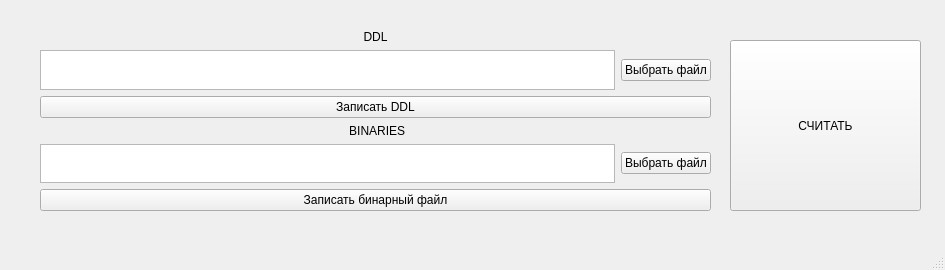
<?xml version="1.0" encoding="UTF-8"?>
<ui version="4.0">
 <class>MainWindow</class>
 <widget class="QMainWindow" name="MainWindow">
  <property name="geometry">
   <rect>
    <x>0</x>
    <y>0</y>
    <width>945</width>
    <height>270</height>
   </rect>
  </property>
  <property name="windowTitle">
   <string>MainWindow</string>
  </property>
  <widget class="QWidget" name="centralwidget">
   <widget class="QPushButton" name="pushButton_5">
    <property name="geometry">
     <rect>
      <x>730</x>
      <y>40</y>
      <width>191</width>
      <height>171</height>
     </rect>
    </property>
    <property name="text">
     <string>СЧИТАТЬ</string>
    </property>
   </widget>
   <widget class="QWidget" name="">
    <property name="geometry">
     <rect>
      <x>40</x>
      <y>30</y>
      <width>671</width>
      <height>181</height>
     </rect>
    </property>
    <layout class="QVBoxLayout" name="verticalLayout_3">
     <item>
      <layout class="QVBoxLayout" name="verticalLayout">
       <item>
        <widget class="QLabel" name="label">
         <property name="layoutDirection">
          <enum>Qt::LeftToRight</enum>
         </property>
         <property name="text">
          <string>DDL</string>
         </property>
         <property name="scaledContents">
          <bool>true</bool>
         </property>
         <property name="alignment">
          <set>Qt::AlignCenter</set>
         </property>
        </widget>
       </item>
       <item>
        <layout class="QHBoxLayout" name="horizontalLayout">
         <item>
          <widget class="QTextEdit" name="textEdit_2"/>
         </item>
         <item>
          <widget class="QPushButton" name="pushButton">
           <property name="text">
            <string>Выбрать файл</string>
           </property>
          </widget>
         </item>
        </layout>
       </item>
       <item>
        <widget class="QPushButton" name="pushButton_3">
         <property name="text">
          <string>Записать DDL</string>
         </property>
        </widget>
       </item>
      </layout>
     </item>
     <item>
      <layout class="QVBoxLayout" name="verticalLayout_2">
       <item>
        <widget class="QLabel" name="label_2">
         <property name="text">
          <string> BINARIES</string>
         </property>
         <property name="alignment">
          <set>Qt::AlignCenter</set>
         </property>
        </widget>
       </item>
       <item>
        <layout class="QHBoxLayout" name="horizontalLayout_2">
         <item>
          <widget class="QTextEdit" name="textEdit"/>
         </item>
         <item>
          <widget class="QPushButton" name="pushButton_2">
           <property name="text">
            <string>Выбрать файл</string>
           </property>
          </widget>
         </item>
        </layout>
       </item>
       <item>
        <widget class="QPushButton" name="pushButton_4">
         <property name="text">
          <string>Записать бинарный файл</string>
         </property>
        </widget>
       </item>
      </layout>
     </item>
    </layout>
   </widget>
  </widget>
  <widget class="QMenuBar" name="menubar">
   <property name="geometry">
    <rect>
     <x>0</x>
     <y>0</y>
     <width>945</width>
     <height>21</height>
    </rect>
   </property>
  </widget>
  <widget class="QStatusBar" name="statusbar"/>
 </widget>
 <resources/>
 <connections/>
</ui>
